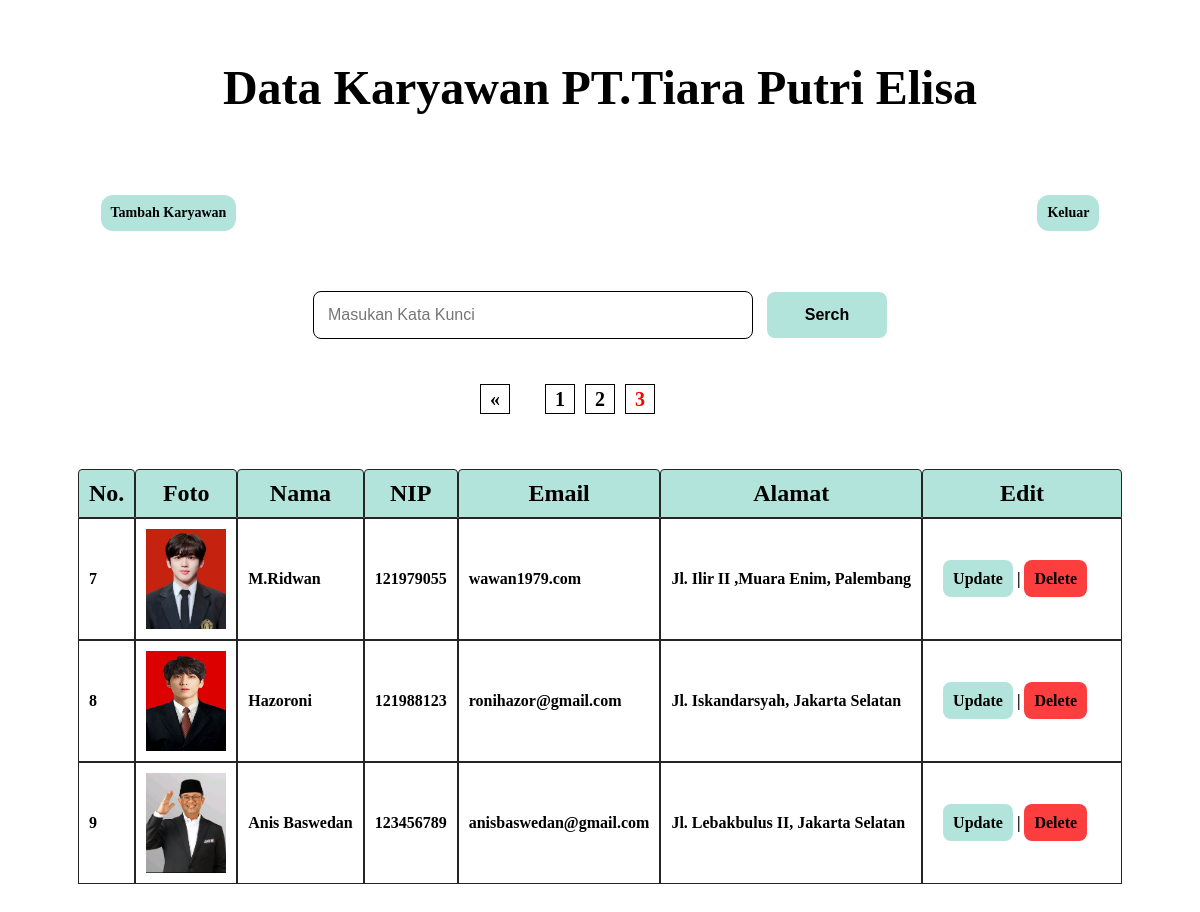
Page /index.php?halaman=3 (signed in) on the committed database.
### tables this page shows
CREATE TABLE `data_karyawan` (
  `id` int(11) NOT NULL,
  `foto` varchar(200) NOT NULL,
  `nama` varchar(200) NOT NULL,
  `nip` varchar(12) NOT NULL,
  `email` varchar(255) NOT NULL,
  `alamat` text NOT NULL
);

### functions/functions.php (called while the page is built, shortened)
<?php
$conn = mysqli_connect('localhost','root','','Karyawan UAS');
function query($query) {
    global $conn;
    $result = mysqli_query($conn,$query);
    $datas  = [];
    while ($data = mysqli_fetch_assoc($result)) {
        $datas[] = $data ;
    }
    return $datas ;
}
?>

### index.php (the view, shortened to what this page needs)
<?php
require ('functions/functions.php');
$dataperHalaman = 3;
$jumlahData = count(query("SELECT * FROM data_karyawan"));
$jumlahHalaman = ceil($jumlahData / $dataperHalaman);
$halamanAktif = isset($_GET['halaman']) ? $_GET['halaman'] : 1 ;
$awalanData = ($dataperHalaman * $halamanAktif) - $dataperHalaman;
$data_pekerja = query("SELECT * FROM data_karyawan LIMIT $awalanData , $dataperHalaman ");
?>
<html lang="en">
<head>
    <link rel="stylesheet" href="index.css">
</head>
<body>
    <div class="container" >
        <h1 class="tittle">Data Karyawan PT.Tiara Putri Elisa</h1>
        <div class="menu" >
            <a href="tambah/tambah.php" class="tambah"  >Tambah Karyawan</a>
            <a href="logout.php" class="logout">Keluar</a>
        </div>
        <div class="serching">
            <form action="" method="post" >
                <input type="text" name="keyword" placeholder="Masukan Kata Kunci" class="keyword" id="keyword" >
                <button type="submit" name="serch" class="serch" id="btnCari" >Serch</button>
            </form>
        </div>
        <div class="paginations">
            <div class="prev" >
                <?php if($halamanAktif > 1): ?>
                    <a href="?halaman=<?= $halamanAktif - 1; ?>">&laquo;</a>
                    <?php else : ?>
                    <?php endif; ?>
            </div>
            <div class="aktiv" >
                <?php for($i = 1 ;$i <= $jumlahHalaman; $i++ ) : ?>
                    <?php if($i == $halamanAktif) : ?>
                        <a href="?halaman=<?= $i ?>" class="on"  style="font-weight:bolder;color:red;" ><?= $i ?></a>
                        <?php else : ?>
                            <a href="?halaman=<?= $i ?>" class="off"  ><?= $i ?></a>
                        <?php endif; ?>
                <?php endfor; ?>
            </div>
            <div class="aft" >
            </div>
        </div>
        <div class="table" id="container" >
            <table  cellpadding="10" cellspacing="0"; >
                <tr>
                    <th>No.</th>
                    <th>Foto</th>
                    <th>Nama</th>
                    <th>NIP</th>
                    <th>Email</th>
                    <th>Alamat</th>
                    <th>Edit</th>
                </tr>
                <?php $i = 1  ?>
                <?php foreach($data_pekerja as $datas) :?>
                <tr>
                    <td><?= $i + $awalanData ?></td>
                    <td><img src="images/<?= $datas['foto']; ?>" alt=""></td>
                    <td><?= ucwords($datas['nama']) ; ?></td>
                    <td><?= $datas['nip']; ?></td>
                    <td><?= $datas['email']; ?></td>
                    <td><?= ucwords($datas['alamat']); ?></td>
                    <div class="ubah">
                        <td class="change" >
                            <a href="update/update.php?id=<?= $datas['id']; ?>" class="update" >Update</a> |
                            <a href="delete.php?id=<?= $datas['id']; ?>" class="delete"  onclick="return confirm('Apakah Anda Yakin..??')">Delete</a>
                        </td>
                    </div>
                </tr>
                <?php $i++ ?>
                <?php endforeach; ?>
            </table>
        </div>
    </div>
</body>
</html>

### index.css (style rules this page uses)
*,html { margin: 0; padding: 0; box-sizing: border-box; }
body { background-image: url('https://wallpapercave.com/wp/wp3234818.jpg'); }
.container { max-width: 1200px; margin: 0 auto; }
h1 { display: flex; justify-content: center; text-align: center; margin : 30px 0; margin-bottom: 80px; margin-top: 60px; font-size: 48px; font-weight: bolder; }
.menu { display: flex; justify-content: space-around; }
.tambah { text-decoration: none; margin-right: 50%; font-size: 14px; font-weight: bold; border: 1px solid black; border-radius: 12px; padding: 10px; background-color: rgb(179, 228, 220); color: rgb(0, 0, 0); -webkit-border-radius: 12px; -moz-border-radius: 12px; -ms-border-radius: 12px; -o-border-radius: 12px; border: none; }
.logout { text-decoration: none; font-size: 14px; font-weight: bold; border: 1px solid black; border-radius: 12px; padding: 10px; background-color: rgb(179, 228, 220); color: rgb(0, 0, 0); -webkit-border-radius: 12px; -moz-border-radius: 12px; -ms-border-radius: 12px; -o-border-radius: 12px; border: none; }
.serching { display: flex; justify-content: center; align-items: center; }
.keyword { font-size: 16px; padding: 14px; width: 440px; margin-top: 60px; border: 1.5px solid black; border-radius: 8px; -webkit-border-radius: 8px; -moz-border-radius: 8px; -ms-border-radius: 8px; -o-border-radius: 8px; }
.serch { padding: 14px; margin-left: 10px; background-color:rgb(179, 228, 220); font-size: 16px; font-weight: bold; color: rgb(0, 0, 0); border: none; border-radius: 8px; width: 120px; cursor: pointer; }
.paginations { max-width: 1200px; display: flex; justify-content: center; align-items: center; margin-top: 20px; padding: 10px; }
.prev { width: 30px; height: 30px; margin-right: 20px; }
.prev a { width: 30px; height: 30px; color: black; border: 1px solid black; text-decoration: none; font-size: 20px; font-weight: bold; display: flex; justify-content: center; align-items: center; }
.aktiv { width: auto; height: 30px; display: flex; justify-content: center; align-items: center; margin: 15px; gap: 10px; }
.aktiv a { border: 1px solid black; color: black; width: 30px; height: 30px; }
.on { color: tomato; text-decoration: none; font-size: 20px; font-weight: bolder; display: flex; justify-content: center; align-items: center; }
.off { text-decoration: none; font-size: 20px; font-weight: bolder; display: flex; justify-content: center; align-items: center; }
.aft { width: 30px; height: 30px; margin-left: 20px; }
.table { display: flex; justify-content: center; align-items: center; padding: 10px; margin: 20px; margin-top: 20px ; }
tr th { padding: 10px; font-weight: bold; font-size: 24px; background-color: rgb(179, 228, 220); border: 1.5px solid rgb(37, 37, 37); border-radius: 4px 4px 0 0; -webkit-border-radius: 4px 4px 0 0; -moz-border-radius: 4px 4px 0 0; -ms-border-radius: 4px 4px 0 0; -o-border-radius: 4px 4px 0 0; }
th { margin: 10px; }
tr td { font-size: 16px; padding: 10px; font-weight: bold; border: 1.5px solid rgb(37, 37, 37); }
.ubah { display: flex; }
.change { padding: 20px; width: 200px; }
.update { text-decoration: none; background-color: rgb(179, 228, 220) ; color: black ; padding: 10px; border-radius: 8px; font-weight: bold; font-size: 16px; }
.delete { text-decoration: none; background-color: rgb(253, 62, 62) ; color: black ; padding: 10px; border-radius: 8px; font-weight: bold; font-size: 16px; }
img { width: 80px; height: 100px; }

### rows in the picture
data_karyawan: awalanData "7", foto (picture), nama "M.Ridwan", nip "121979055", email "wawan1979.com", alamat "Jl. Ilir II ,Muara Enim, Palembang"
data_karyawan: awalanData "8", foto (picture), nama "Hazoroni", nip "121988123", email "ronihazor@gmail.com", alamat "Jl. Iskandarsyah, Jakarta Selatan"
data_karyawan: awalanData "9", foto (picture), nama "Anis Baswedan", nip "123456789", email "anisbaswedan@gmail.com", alamat "Jl. Lebakbulus II, Jakarta Selatan"
